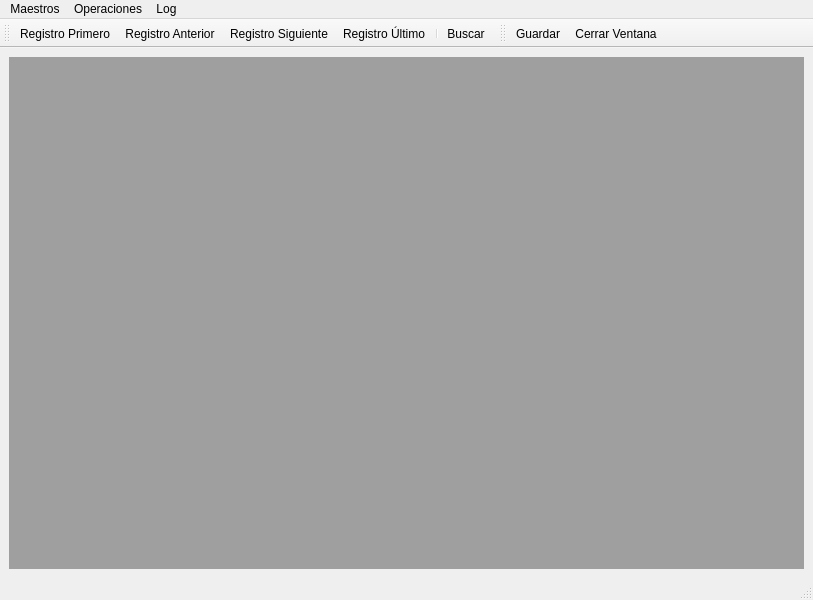
<?xml version="1.0" encoding="UTF-8"?>
<ui version="4.0">
 <class>MainWindow</class>
 <widget class="QMainWindow" name="MainWindow">
  <property name="windowModality">
   <enum>Qt::ApplicationModal</enum>
  </property>
  <property name="geometry">
   <rect>
    <x>0</x>
    <y>0</y>
    <width>813</width>
    <height>600</height>
   </rect>
  </property>
  <property name="windowTitle">
   <string>VR-Ges</string>
  </property>
  <widget class="QWidget" name="centralwidget">
   <layout class="QVBoxLayout" name="verticalLayout">
    <item>
     <widget class="QMdiArea" name="mdiArea">
      <property name="enabled">
       <bool>true</bool>
      </property>
      <property name="baseSize">
       <size>
        <width>100</width>
        <height>100</height>
       </size>
      </property>
      <property name="autoFillBackground">
       <bool>true</bool>
      </property>
      <property name="sizeAdjustPolicy">
       <enum>QAbstractScrollArea::AdjustIgnored</enum>
      </property>
      <widget class="QWidget" name="subwindow">
       <property name="sizePolicy">
        <sizepolicy hsizetype="Preferred" vsizetype="Preferred">
         <horstretch>0</horstretch>
         <verstretch>0</verstretch>
        </sizepolicy>
       </property>
       <property name="windowTitle">
        <string>Subwindow</string>
       </property>
      </widget>
     </widget>
    </item>
   </layout>
  </widget>
  <widget class="QStatusBar" name="statusbar"/>
  <widget class="QToolBar" name="tbPrincipal">
   <property name="windowTitle">
    <string>toolBar</string>
   </property>
   <property name="iconSize">
    <size>
     <width>40</width>
     <height>40</height>
    </size>
   </property>
   <property name="toolButtonStyle">
    <enum>Qt::ToolButtonIconOnly</enum>
   </property>
   <property name="floatable">
    <bool>false</bool>
   </property>
   <attribute name="toolBarArea">
    <enum>TopToolBarArea</enum>
   </attribute>
   <attribute name="toolBarBreak">
    <bool>false</bool>
   </attribute>
   <addaction name="actOpRegPrimero"/>
   <addaction name="actOpRegAnterior"/>
   <addaction name="actOpRegSiguiente"/>
   <addaction name="actOpRegUltimo"/>
   <addaction name="separator"/>
   <addaction name="actOpBuscar"/>
  </widget>
  <widget class="QToolBar" name="toolBar">
   <property name="windowTitle">
    <string>toolBar</string>
   </property>
   <property name="iconSize">
    <size>
     <width>40</width>
     <height>40</height>
    </size>
   </property>
   <attribute name="toolBarArea">
    <enum>TopToolBarArea</enum>
   </attribute>
   <attribute name="toolBarBreak">
    <bool>false</bool>
   </attribute>
   <addaction name="actOpGuardar"/>
   <addaction name="actCerrarVentana"/>
  </widget>
  <widget class="QMenuBar" name="mnuPrinc">
   <property name="geometry">
    <rect>
     <x>0</x>
     <y>0</y>
     <width>813</width>
     <height>21</height>
    </rect>
   </property>
   <widget class="QMenu" name="mnuMaestros">
    <property name="title">
     <string>Maestros</string>
    </property>
    <widget class="QMenu" name="menuArt_culos">
     <property name="title">
      <string>Artículos</string>
     </property>
     <widget class="QMenu" name="menuTrabajos">
      <property name="title">
       <string>Trabajos</string>
      </property>
      <addaction name="actTrabajos"/>
      <addaction name="actProcesos"/>
      <addaction name="actTareas"/>
     </widget>
     <addaction name="actArticulos"/>
     <addaction name="actVariantesArt"/>
     <addaction name="actModificadoresArt"/>
     <addaction name="actPosiciones"/>
     <addaction name="separator"/>
     <addaction name="menuTrabajos"/>
    </widget>
    <addaction name="menuArt_culos"/>
    <addaction name="separator"/>
    <addaction name="actProveedores"/>
    <addaction name="actClientes"/>
    <addaction name="actProcedimientos"/>
    <addaction name="separator"/>
    <addaction name="actPedidos"/>
    <addaction name="actCerrarVentana"/>
   </widget>
   <widget class="QMenu" name="mnuNavegar">
    <property name="title">
     <string>Operaciones</string>
    </property>
    <widget class="QMenu" name="menuVe_a_Registro">
     <property name="title">
      <string>Ve a Registro</string>
     </property>
     <addaction name="actOpRegPrimero"/>
     <addaction name="actOpRegAnterior"/>
     <addaction name="actOpRegSiguiente"/>
     <addaction name="actOpRegUltimo"/>
    </widget>
    <addaction name="actOpNuevo"/>
    <addaction name="actOpGuardar"/>
    <addaction name="actOpEliminar"/>
    <addaction name="separator"/>
    <addaction name="menuVe_a_Registro"/>
    <addaction name="separator"/>
    <addaction name="actOpBuscar"/>
   </widget>
   <widget class="QMenu" name="menuImprime_MAESTRO">
    <property name="title">
     <string>Log</string>
    </property>
    <addaction name="actLogImp"/>
   </widget>
   <addaction name="mnuMaestros"/>
   <addaction name="mnuNavegar"/>
   <addaction name="menuImprime_MAESTRO"/>
  </widget>
  <action name="actPedidos">
   <property name="text">
    <string>Pedidos</string>
   </property>
  </action>
  <action name="actArticulos">
   <property name="text">
    <string>Artículos</string>
   </property>
  </action>
  <action name="actOpRegPrimero">
   <property name="icon">
    <iconset>
     <normaloff>Iconos/icMovPrimero.png</normaloff>Iconos/icMovPrimero.png</iconset>
   </property>
   <property name="text">
    <string>Registro Primero</string>
   </property>
  </action>
  <action name="actOpRegAnterior">
   <property name="icon">
    <iconset>
     <normaloff>Iconos/icMovAnterior.png</normaloff>Iconos/icMovAnterior.png</iconset>
   </property>
   <property name="text">
    <string>Registro Anterior</string>
   </property>
  </action>
  <action name="actOpRegSiguiente">
   <property name="icon">
    <iconset>
     <normaloff>Iconos/icMovSiguiente.png</normaloff>Iconos/icMovSiguiente.png</iconset>
   </property>
   <property name="text">
    <string>Registro Siguiente</string>
   </property>
  </action>
  <action name="actOpRegUltimo">
   <property name="icon">
    <iconset>
     <normaloff>Iconos/icMovUltimo.png</normaloff>Iconos/icMovUltimo.png</iconset>
   </property>
   <property name="text">
    <string>Registro Último</string>
   </property>
  </action>
  <action name="actTareas">
   <property name="text">
    <string>Tareas</string>
   </property>
  </action>
  <action name="actOpGuardar">
   <property name="icon">
    <iconset>
     <normaloff>Iconos/icGuardar.png</normaloff>Iconos/icGuardar.png</iconset>
   </property>
   <property name="text">
    <string>Guardar</string>
   </property>
   <property name="shortcut">
    <string>Ctrl+G</string>
   </property>
  </action>
  <action name="actOpNuevo">
   <property name="text">
    <string>Nuevo</string>
   </property>
  </action>
  <action name="actLogImp">
   <property name="text">
    <string>Imprime Maestro</string>
   </property>
  </action>
  <action name="actTrabajos">
   <property name="text">
    <string>Trabajos</string>
   </property>
  </action>
  <action name="actProcesos">
   <property name="text">
    <string>Procesos</string>
   </property>
  </action>
  <action name="actCerrarVentana">
   <property name="icon">
    <iconset>
     <normaloff>Iconos/icSalir.png</normaloff>Iconos/icSalir.png</iconset>
   </property>
   <property name="text">
    <string>Cerrar Ventana</string>
   </property>
  </action>
  <action name="actPosiciones">
   <property name="text">
    <string>Posiciones</string>
   </property>
  </action>
  <action name="actOpBuscar">
   <property name="icon">
    <iconset>
     <normaloff>Iconos/icBuscar.png</normaloff>Iconos/icBuscar.png</iconset>
   </property>
   <property name="text">
    <string>Buscar</string>
   </property>
   <property name="shortcut">
    <string>Ctrl+B</string>
   </property>
  </action>
  <action name="actOpEliminar">
   <property name="text">
    <string>Elimina</string>
   </property>
  </action>
  <action name="actModificadoresArt">
   <property name="text">
    <string>Modificadores</string>
   </property>
  </action>
  <action name="actVariantesArt">
   <property name="text">
    <string>Variantes</string>
   </property>
  </action>
  <action name="actProveedores">
   <property name="text">
    <string>Proveedores</string>
   </property>
  </action>
  <action name="actClientes">
   <property name="text">
    <string>Clientes</string>
   </property>
  </action>
  <action name="actProcedimientos">
   <property name="text">
    <string>Procedimientos</string>
   </property>
  </action>
 </widget>
 <resources>
  <include location="iconos.qrc"/>
 </resources>
 <connections/>
</ui>
